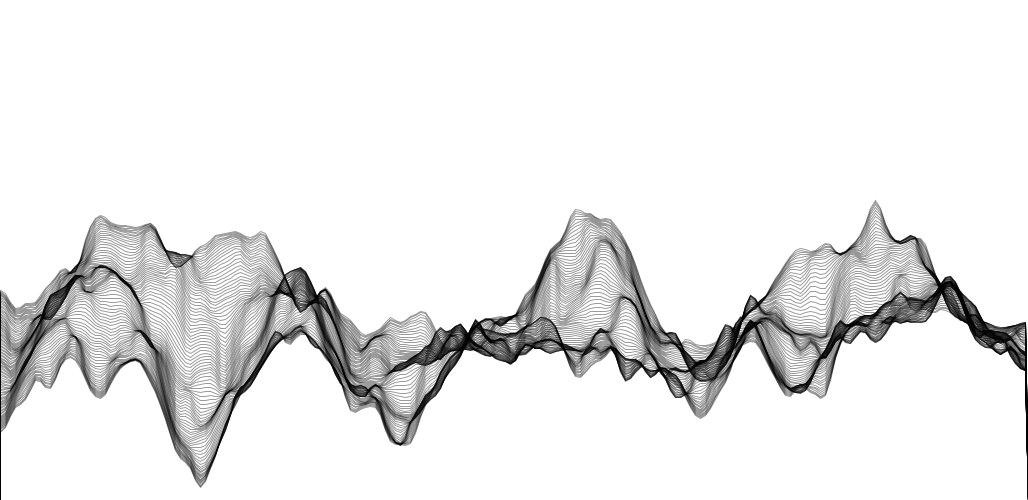
Frame 1 (no input)
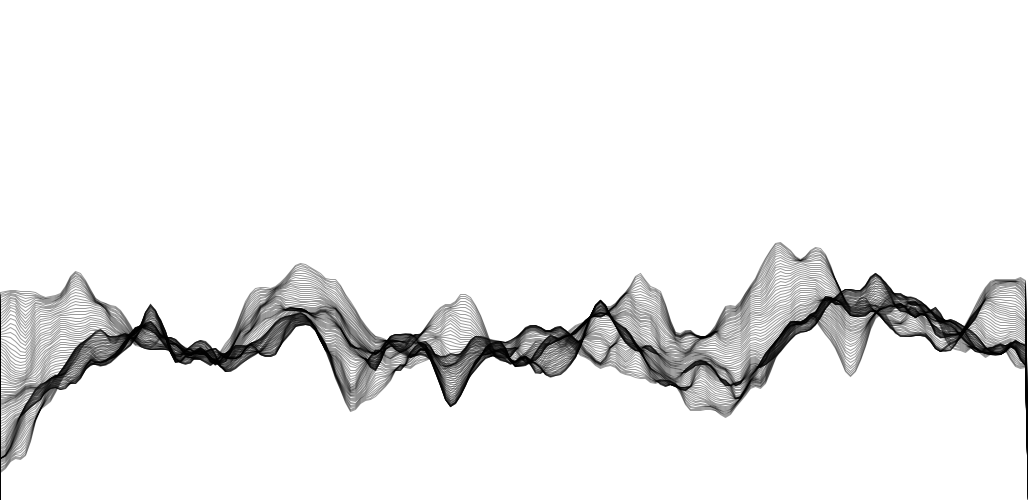
Frame 60 (the mouse pressed at the canvas centre just before this capture)
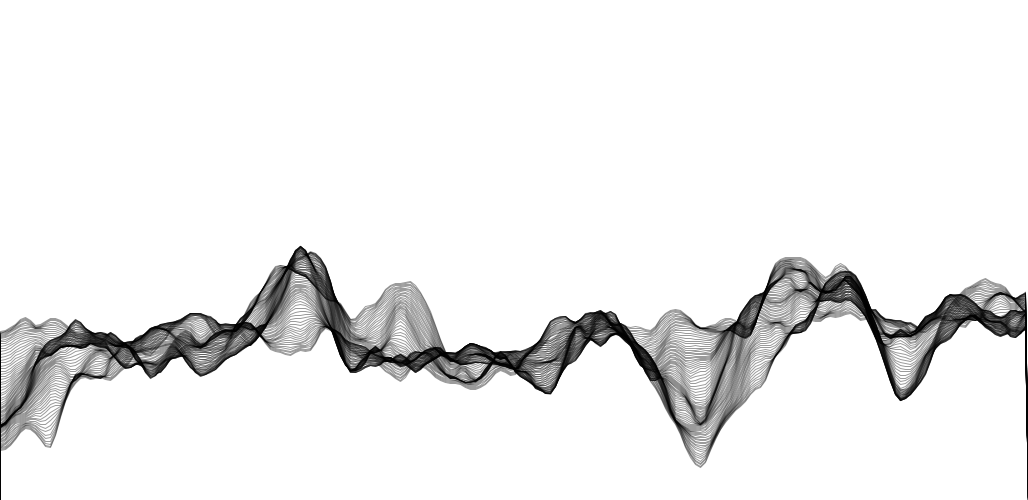
Frame 120 (the mouse held since frame 60 and released just before this capture)

The Processing sketch that drew these frames (run headless with seeded random() and noise(); from frame 60 on, the mouse is pressed at the canvas centre):

// Processing sketch: processing_76291
// ── processing_76291.pde

float y;

void setup()
{
  size(1028,500);
  y = height/2;
  smooth();
  //noLoop();
}

void draw()
{
  background(255);
  noFill();
  stroke(0,100); 

  
  for(int i = 0; i < 100; i+=1.5)
  {
  beginShape();
  vertex(0,height);
  for(int x = 0; x < width; x+=5)
  {
    //noise always return a number between 0,1
   vertex(x,y-i+ (noise(x*.01, (frameCount*.01), i*.01 )*300));
    
  }
  vertex(width, height);
  endShape();
  
  }  
  
}
